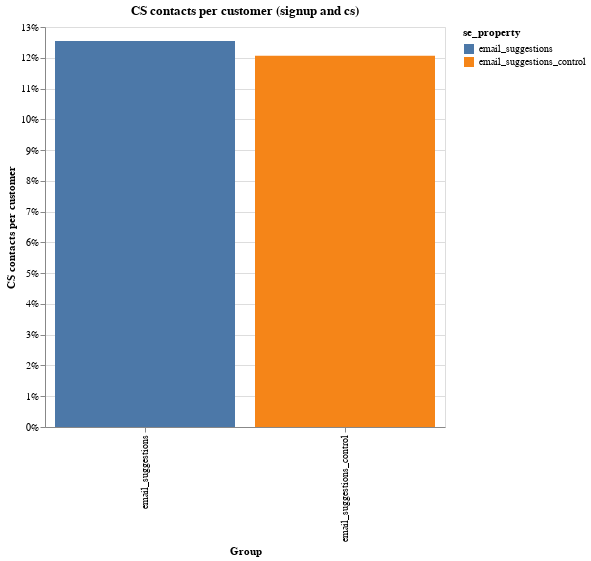

Notebook source saved alongside this figure:
### Markdown cell above
## CS contacts 

The funnel conversion was our primary metric of interest. The secondary metric of interest are CS contacts.   

We investigate both KYC and sign up related contacts (01 / 04) respectively. The goal is to decrease the % of users who need to reach out to CS.

We see slightly increased CS contacts in the variant (not significant).

### Code cell
df = pd.read_csv("email_test.csv")

# go down to user level.
df = df.loc[df["user_id"].isna() == False, :]
df.loc[df["total_cs"].isna(), "total_cs"] = 0

df = df.groupby(["se_property", "user_id"])["total_cs"].agg("max").reset_index()
df = df.groupby(["se_property"])["total_cs"].agg("mean").reset_index()

alt.Chart(df).mark_bar().encode(
    x=alt.X("se_property:N", axis=alt.Axis(title="Group")),
    y=alt.Y("total_cs:Q", axis=alt.Axis(title="CS contacts per customer", format="%")),
    color="se_property",
).properties(
    title="CS contacts per customer (signup and cs)", width=400, height=400
).display(
    renderer="svg"
)

### Figure 1 — Vega-Lite specification as saved in the notebook (floating-point values rounded to 4 significant figures)
{"config": {"view": {"continuousWidth": 400, "continuousHeight": 300}}, "data": {"name": "data-52a4b61e59d29302d5121249a8d3292c"}, "mark": "bar", "encoding": {"color": {"type": "nominal", "field": "se_property"}, "x": {"type": "nominal", "axis": {"title": "Group"}, "field": "se_property"}, "y": {"type": "quantitative", "axis": {"format": "%", "title": "CS contacts per customer"}, "field": "total_cs"}}, "height": 400, "title": "CS contacts per customer (signup and cs)", "width": 400, "$schema": "https://vega.github.io/schema/vega-lite/v4.0.2.json", "datasets": {"data-52a4b61e59d29302d5121249a8d3292c": [{"se_property": "email_suggestions", "total_cs": 0.1255}, {"se_property": "email_suggestions_control", "total_cs": 0.1206}]}}
